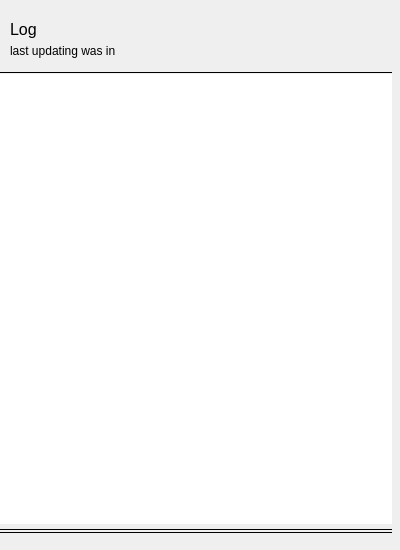
<?xml version="1.0" encoding="UTF-8"?>
<ui version="4.0">
 <class>LogWidget</class>
 <widget class="QWidget" name="LogWidget">
  <property name="geometry">
   <rect>
    <x>0</x>
    <y>0</y>
    <width>400</width>
    <height>550</height>
   </rect>
  </property>
  <property name="windowTitle">
   <string>Form</string>
  </property>
  <widget class="QWidget" name="layoutWidget">
   <property name="geometry">
    <rect>
     <x>0</x>
     <y>10</y>
     <width>394</width>
     <height>531</height>
    </rect>
   </property>
   <layout class="QVBoxLayout" name="rigthSideLayout">
    <property name="spacing">
     <number>0</number>
    </property>
    <property name="sizeConstraint">
     <enum>QLayout::SetFixedSize</enum>
    </property>
    <item>
     <spacer name="verticalSpacer_4">
      <property name="orientation">
       <enum>Qt::Vertical</enum>
      </property>
      <property name="sizeType">
       <enum>QSizePolicy::Fixed</enum>
      </property>
      <property name="sizeHint" stdset="0">
       <size>
        <width>20</width>
        <height>10</height>
       </size>
      </property>
     </spacer>
    </item>
    <item>
     <layout class="QHBoxLayout" name="horizontalLayout_3">
      <property name="spacing">
       <number>0</number>
      </property>
      <item>
       <spacer name="horizontalSpacer_4">
        <property name="orientation">
         <enum>Qt::Horizontal</enum>
        </property>
        <property name="sizeType">
         <enum>QSizePolicy::Fixed</enum>
        </property>
        <property name="sizeHint" stdset="0">
         <size>
          <width>10</width>
          <height>20</height>
         </size>
        </property>
       </spacer>
      </item>
      <item>
       <layout class="QVBoxLayout" name="verticalLayout">
        <property name="spacing">
         <number>0</number>
        </property>
        <item>
         <widget class="QLabel" name="label">
          <property name="minimumSize">
           <size>
            <width>5</width>
            <height>15</height>
           </size>
          </property>
          <property name="font">
           <font>
            <pointsize>12</pointsize>
           </font>
          </property>
          <property name="text">
           <string>Log</string>
          </property>
         </widget>
        </item>
        <item>
         <spacer name="verticalSpacer_5">
          <property name="orientation">
           <enum>Qt::Vertical</enum>
          </property>
          <property name="sizeType">
           <enum>QSizePolicy::Fixed</enum>
          </property>
          <property name="sizeHint" stdset="0">
           <size>
            <width>20</width>
            <height>4</height>
           </size>
          </property>
         </spacer>
        </item>
        <item>
         <widget class="QLabel" name="label_2">
          <property name="minimumSize">
           <size>
            <width>5</width>
            <height>15</height>
           </size>
          </property>
          <property name="font">
           <font>
            <pointsize>9</pointsize>
           </font>
          </property>
          <property name="text">
           <string>last updating was in </string>
          </property>
         </widget>
        </item>
       </layout>
      </item>
      <item>
       <spacer name="horizontalSpacer_6">
        <property name="orientation">
         <enum>Qt::Horizontal</enum>
        </property>
        <property name="sizeType">
         <enum>QSizePolicy::Fixed</enum>
        </property>
        <property name="sizeHint" stdset="0">
         <size>
          <width>10</width>
          <height>20</height>
         </size>
        </property>
       </spacer>
      </item>
     </layout>
    </item>
    <item>
     <spacer name="verticalSpacer_3">
      <property name="orientation">
       <enum>Qt::Vertical</enum>
      </property>
      <property name="sizeType">
       <enum>QSizePolicy::Fixed</enum>
      </property>
      <property name="sizeHint" stdset="0">
       <size>
        <width>20</width>
        <height>13</height>
       </size>
      </property>
     </spacer>
    </item>
    <item>
     <widget class="Line" name="line_5">
      <property name="autoFillBackground">
       <bool>false</bool>
      </property>
      <property name="styleSheet">
       <string notr="true">QFrame[frameShape=&quot;5&quot;]
{
    border: 0.5px;
	max-width: 0.5px;
    background: rgb(220,220,220);
}
QFrame[frameShape=&quot;4&quot;]
{
    border: 0.5px;
	max-height: 0.5px;
    background: rgb(220,220,220);
}</string>
      </property>
      <property name="frameShadow">
       <enum>QFrame::Plain</enum>
      </property>
      <property name="lineWidth">
       <number>1</number>
      </property>
      <property name="orientation">
       <enum>Qt::Horizontal</enum>
      </property>
     </widget>
    </item>
    <item>
     <widget class="LogView" name="logList">
      <property name="enabled">
       <bool>true</bool>
      </property>
      <property name="sizePolicy">
       <sizepolicy hsizetype="Fixed" vsizetype="Fixed">
        <horstretch>0</horstretch>
        <verstretch>200</verstretch>
       </sizepolicy>
      </property>
      <property name="minimumSize">
       <size>
        <width>392</width>
        <height>450</height>
       </size>
      </property>
      <property name="maximumSize">
       <size>
        <width>16777215</width>
        <height>13412412</height>
       </size>
      </property>
      <property name="baseSize">
       <size>
        <width>0</width>
        <height>0</height>
       </size>
      </property>
      <property name="frameShape">
       <enum>QFrame::NoFrame</enum>
      </property>
      <property name="frameShadow">
       <enum>QFrame::Sunken</enum>
      </property>
      <property name="lineWidth">
       <number>0</number>
      </property>
      <property name="horizontalScrollBarPolicy">
       <enum>Qt::ScrollBarAlwaysOff</enum>
      </property>
      <property name="sizeAdjustPolicy">
       <enum>QAbstractScrollArea::AdjustToContents</enum>
      </property>
      <property name="resizeMode">
       <enum>QListView::Fixed</enum>
      </property>
     </widget>
    </item>
    <item>
     <spacer name="verticalSpacer_6">
      <property name="orientation">
       <enum>Qt::Vertical</enum>
      </property>
      <property name="sizeType">
       <enum>QSizePolicy::Fixed</enum>
      </property>
      <property name="sizeHint" stdset="0">
       <size>
        <width>20</width>
        <height>4</height>
       </size>
      </property>
     </spacer>
    </item>
    <item>
     <widget class="Line" name="line_3">
      <property name="autoFillBackground">
       <bool>false</bool>
      </property>
      <property name="styleSheet">
       <string notr="true">QFrame[frameShape=&quot;5&quot;]
{
    border: 0.5px;
	max-width: 0.5px;
    background: rgb(220,220,220);
}
QFrame[frameShape=&quot;4&quot;]
{
    border: 0.5px;
	max-height: 0.5px;
    background: rgb(220,220,220);
}</string>
      </property>
      <property name="frameShadow">
       <enum>QFrame::Plain</enum>
      </property>
      <property name="lineWidth">
       <number>1</number>
      </property>
      <property name="orientation">
       <enum>Qt::Horizontal</enum>
      </property>
     </widget>
    </item>
    <item>
     <widget class="Line" name="line_4">
      <property name="autoFillBackground">
       <bool>false</bool>
      </property>
      <property name="styleSheet">
       <string notr="true">QFrame[frameShape=&quot;5&quot;]
{
    border: 0.5px;
	max-width: 0.5px;
    background: rgb(220,220,220);
}
QFrame[frameShape=&quot;4&quot;]
{
    border: 0.5px;
	max-height: 0.5px;
    background: rgb(220,220,220);
}</string>
      </property>
      <property name="frameShadow">
       <enum>QFrame::Plain</enum>
      </property>
      <property name="lineWidth">
       <number>1</number>
      </property>
      <property name="orientation">
       <enum>Qt::Horizontal</enum>
      </property>
     </widget>
    </item>
   </layout>
  </widget>
 </widget>
 <customwidgets>
  <customwidget>
   <class>LogView</class>
   <extends>QListView</extends>
   <header>../../ui/Views/LogView/logview.h</header>
  </customwidget>
 </customwidgets>
 <resources/>
 <connections/>
</ui>
